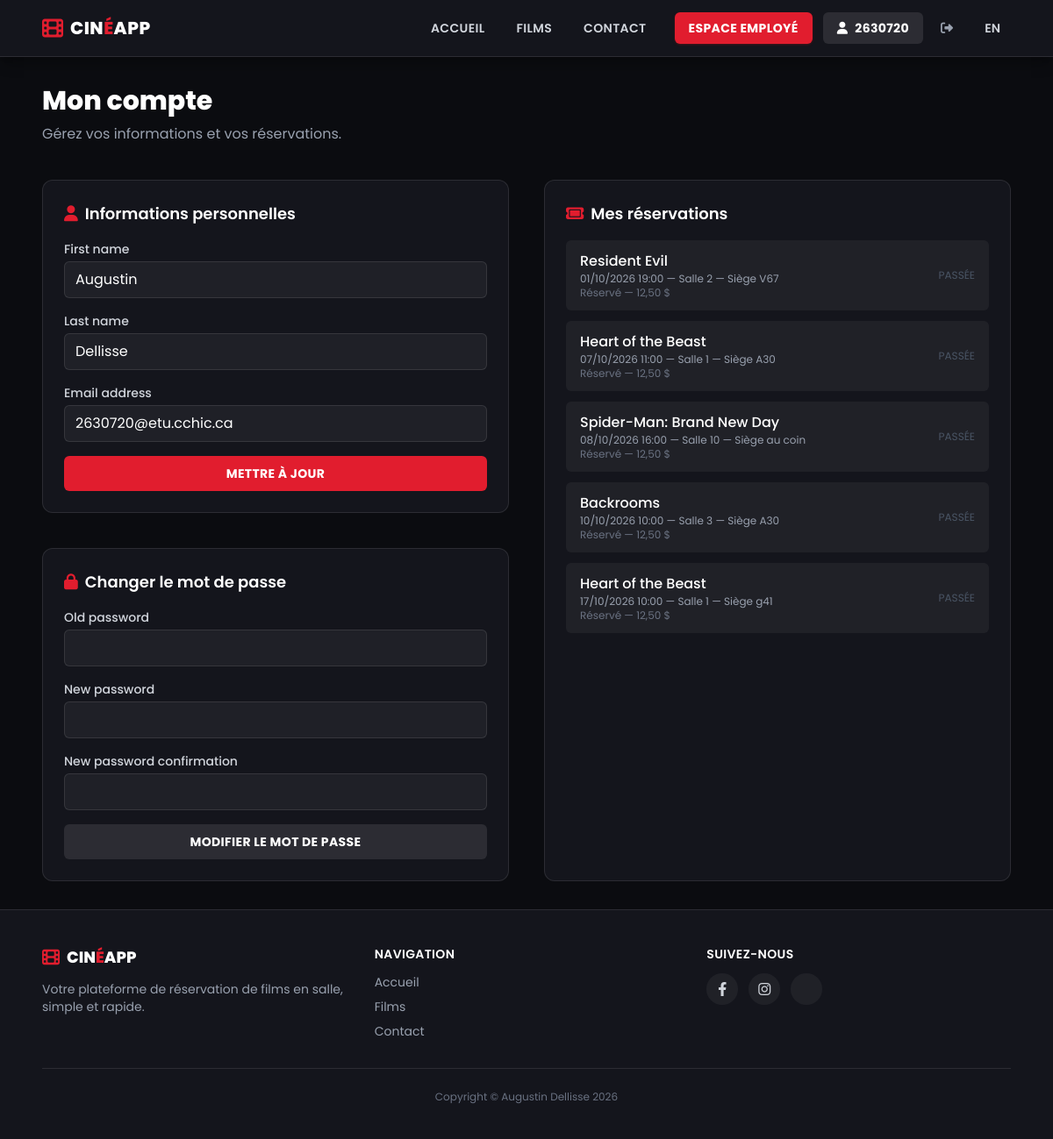
Before: /compte (signed in) with the older database file.
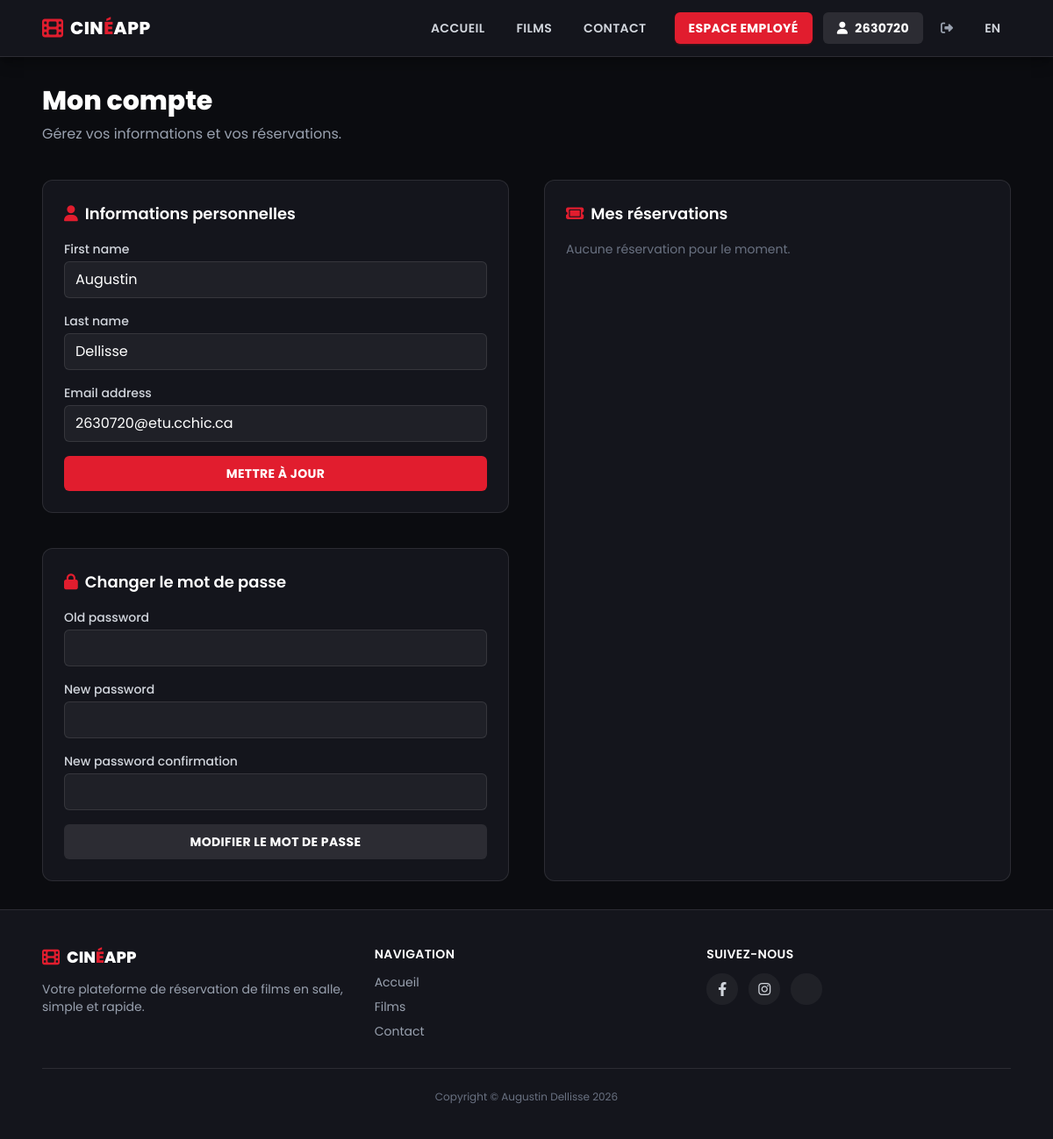
After: the same page with the newer database file.
### cinema_app/models.py (models this page shows, shortened)
class Ticket(models.Model):
    class Status(models.TextChoices):
        RESERVED = 'RE', 'Réservé'
        PAID = 'PA', 'Payé'
        CANCELLED = 'CA', 'Annulé'
    screening = models.ForeignKey(Screening, verbose_name="Projection", related_name='tickets', on_delete=models.CASCADE)
    price = models.DecimalField(max_digits=6, decimal_places=2, verbose_name="Prix")
    seat_number = models.CharField(max_length=10, verbose_name="Siège")
    person = models.ForeignKey(User, verbose_name="Acheteur", related_name='tickets', on_delete=models.CASCADE)
    status = models.CharField(max_length=2, choices=Status.choices, default=Status.RESERVED, verbose_name="Statut")
    class Meta:
        ordering = ('screening', 'seat_number',)
        verbose_name = "billet"
        verbose_name_plural = "billets"
        constraints = [
            models.UniqueConstraint(fields=['screening', 'seat_number'], name='unique_seat_per_screening')
        ]

class Screening(models.Model): # Careful to not overlap 2 screenings in same room at same time
    movie = models.ForeignKey(Movie, verbose_name="Film", related_name='screenings', on_delete=models.CASCADE)
    cinema_room = models.ForeignKey('CinemaRoom', verbose_name="Salle de cinéma", related_name='screenings', on_delete=models.CASCADE)
    screening_time = models.DateTimeField(verbose_name="Heure de projection")
    class Meta:
        ordering = ('screening_time', )
        verbose_name = "projection"
        verbose_name_plural = "projections"

class Movie(models.Model):
    title = models.CharField(max_length=100, verbose_name="Titre")
    description = models.TextField(verbose_name="Description")
    duration = models.PositiveIntegerField(verbose_name="Durée (minutes)")
    release_date = models.DateField(verbose_name="Date de sortie")
    movie_poster = models.ImageField(default="", upload_to='movie_posters/', verbose_name="Image")
    genre = models.ForeignKey(Genre, verbose_name="Genre", related_name='movies', blank=True, null=True, on_delete=models.SET_NULL)
    class Meta:
        ordering = ('title', )
        verbose_name = "film"
        verbose_name_plural = "films"

class CinemaRoom(models.Model):
    number = models.PositiveIntegerField(verbose_name="Numéro", unique=True)
    capacity = models.PositiveIntegerField(verbose_name="Capacité")
    class Meta:
        ordering = ('number', )
        verbose_name = "salle de cinéma"
        verbose_name_plural = "salles de cinéma"

### cinema_app/views.py (the view, shortened to what this page needs)
# urls.py: path('compte', views.AccountView.as_view(), name='account'),
class AccountView(LoginRequiredMixin, View):
    login_url = 'login'
    def get(self, request):
        return render(request, 'cinema_app/account.html', account_context(request))

### cinema_app/templates/cinema_app/account.html (shortened to what this page needs)
{% extends 'base.html' %}
{% load i18n %}
{% block content %}
<h2 class="text-3xl font-extrabold text-white mb-2">{% translate "Mon compte" %}</h2>
<p class="text-gray-400 mb-10">{% translate "Gérez vos informations et vos réservations." %}</p>
<div class="grid grid-cols-2 gap-10">
    <div class="space-y-10">
        <div class="bg-cinema-dark border border-white/10 rounded-xl p-6">
            <h3 class="text-white font-semibold text-lg mb-4">
                <i class="fa-solid fa-user text-cinema-red mr-2"></i>{% translate "Informations personnelles" %}
            </h3>
            <form method="post" action="{% url 'account' %}" class="space-y-4">
                <div>
                    <label class="block text-sm font-medium text-gray-300 mb-1">{{ form.first_name.label }}</label>
                    {{ form.first_name }}
                </div>
                <div>
                    <label class="block text-sm font-medium text-gray-300 mb-1">{{ form.last_name.label }}</label>
                    {{ form.last_name }}
                </div>
                <div>
                    <label class="block text-sm font-medium text-gray-300 mb-1">{{ form.email.label }}</label>
                    {{ form.email }}
                </div>
                <button type="submit"
                        class="w-full py-2.5 rounded-md bg-cinema-red text-white font-bold uppercase tracking-wide text-sm hover:bg-red-700 transition-colors">
                    {% translate "Mettre à jour" %}
                </button>
            </form>
        </div>
        <div id="password" class="bg-cinema-dark border border-white/10 rounded-xl p-6">
            <h3 class="text-white font-semibold text-lg mb-4">
                <i class="fa-solid fa-lock text-cinema-red mr-2"></i>{% translate "Changer le mot de passe" %}
            </h3>
            <form method="post" action="{% url 'change_password' %}" class="space-y-4">
                {% for field in password_form %}
                <div>
                    <label for="{{ field.id_for_label }}" class="block text-sm font-medium text-gray-300 mb-1">{{ field.label }}</label>
                    {{ field }}
                </div>
                {% endfor %}
                <button type="submit"
                        class="w-full py-2.5 rounded-md bg-white/10 text-white font-bold uppercase tracking-wide text-sm hover:bg-white/20 transition-colors">
                    {% translate "Modifier le mot de passe" %}
                </button>
            </form>
        </div>
    </div>
    <div class="bg-cinema-dark border border-white/10 rounded-xl p-6">
        <h3 class="text-white font-semibold text-lg mb-4">
            <i class="fa-solid fa-ticket text-cinema-red mr-2"></i>{% translate "Mes réservations" %}
        </h3>
        {% if tickets %}
        <div class="space-y-3">
            {% for ticket in tickets %}
            <div class="flex items-center justify-between bg-white/5 rounded-md px-4 py-3">
                <div>
                    <p class="text-white font-medium">{{ ticket.screening.movie.title }}</p>
                    <p class="text-gray-400 text-xs">
                        {{ ticket.screening.screening_time|date:"d/m/Y H:i" }} — {% translate "Salle" %} {{ ticket.screening.cinema_room.number }} — {% translate "Siège" %} {{ ticket.seat_number }}
                    </p>
                    <p class="text-gray-500 text-xs">{{ ticket.get_status_display }} — {{ ticket.price }} $</p>
                </div>
                {% if ticket.screening.screening_time > now %}
                <a href="{% url 'delete_reservation' ticket.id %}"
                   class="text-red-400 hover:text-red-300 text-sm">
                    <i class="fa-solid fa-trash"></i>
                </a>
                {% else %}
                <span class="text-gray-600 text-xs uppercase">{% translate "Passée" %}</span>
                {% endif %}
            </div>
            {% endfor %}
        </div>
        {% else %}
        <p class="text-gray-500 text-sm">{% translate "Aucune réservation pour le moment." %}</p>
        {% endif %}
    </div>
</div>
{% endblock %}

### templates/base.html (shortened to what this page needs)
{% load static i18n %}
{% get_current_language as LANGUAGE_CODE %}
<!DOCTYPE html>
<html lang="{{ LANGUAGE_CODE }}">
<head>
    <link rel="stylesheet" type="text/css" href="{% static 'css/stylesheet.css' %}" />
    <link rel="stylesheet" href="https://cdnjs.cloudflare.com/ajax/libs/font-awesome/6.4.0/css/all.min.css" />
    <script src="https://cdn.jsdelivr.net/npm/@tailwindcss/browser@4"></script>
</head>
<body class="bg-cinema-black text-gray-200 min-h-screen flex flex-col">
    <header class="bg-cinema-dark border-b border-white/10 shadow-lg shadow-black/30">
        <nav class="max-w-6xl mx-auto px-6">
            <div class="flex items-center justify-between h-16">
                <a href="{% url 'index' %}" class="flex items-center gap-2">
                    <i class="fa-solid fa-film text-cinema-red text-2xl"></i>
                    <span class="text-xl font-extrabold tracking-wide text-white">
                        CIN<span class="text-cinema-red">É</span>APP
                    </span>
                </a>
                <div class="flex items-center gap-1">
                    <a href="{% url 'index' %}"
                       class="px-4 py-2 rounded-md text-sm font-semibold uppercase tracking-wide text-gray-300 hover:text-white hover:bg-white/5 transition-colors">
                        {% translate "Accueil" %}
                    </a>
                    <a href="{% url 'movies' %}"
                       class="px-4 py-2 rounded-md text-sm font-semibold uppercase tracking-wide text-gray-300 hover:text-white hover:bg-white/5 transition-colors">
                        {% translate "Films" %}
                    </a>
                    <a href="{% url 'contact' %}"
                       class="px-4 py-2 rounded-md text-sm font-semibold uppercase tracking-wide text-gray-300 hover:text-white hover:bg-white/5 transition-colors">
                        {% translate "Contact" %}
                    </a>
                    {% if user.is_authenticated %}
                        {% if is_employee %}
                        <a href="{% url 'employee:dashboard' %}"
                           class="ml-3 px-4 py-2 rounded-md text-sm font-bold uppercase tracking-wide bg-cinema-red text-white hover:bg-red-700 transition-colors shadow shadow-red-900/40">
                            {% translate "Espace employé" %}
                        </a>
                        {% endif %}
                        <a href="{% url 'account' %}"
                           class="ml-2 px-4 py-2 rounded-md text-sm font-bold uppercase tracking-wide bg-white/10 text-white hover:bg-white/20 transition-colors flex items-center gap-2">
                            <i class="fa-solid fa-user"></i>{{ user.username }}
                        </a>
                        <form method="post" action="{% url 'logout' %}" class="ml-1">
                            <button type="submit" title="{% translate 'Déconnexion' %}"
                                    class="px-3 py-2 rounded-md text-sm font-semibold uppercase tracking-wide text-gray-400 hover:text-white hover:bg-white/5 transition-colors">
                                <i class="fa-solid fa-right-from-bracket"></i>
                            </button>
                        </form>
                    {% else %}
                        <a href="{% url 'login' %}"
                           class="ml-3 px-4 py-2 rounded-md text-sm font-bold uppercase tracking-wide bg-cinema-red text-white hover:bg-red-700 transition-colors shadow shadow-red-900/40">
                            {% translate "Connexion" %}
                        </a>
                    {% endif %}
                    <form action="{% url 'set_language' %}" method="post" class="ml-2">
                        {% if LANGUAGE_CODE == 'fr' %}
                        <button type="submit" name="language" value="en" title="English"
                                class="px-3 py-2 rounded-md text-sm font-semibold uppercase text-gray-300 hover:text-white hover:bg-white/5 transition-colors">
                            EN
                        </button>
                        {% else %}
                        <button type="submit" name="language" value="fr" title="Français"
                                class="px-3 py-2 rounded-md text-sm font-semibold uppercase text-gray-300 hover:text-white hover:bg-white/5 transition-colors">
                            FR
                        </button>
                        {% endif %}
                    </form>
                </div>
            </div>
        </nav>
    </header>
    <main class="flex-1">
        <div class="max-w-6xl mx-auto px-6 py-8">
            {% block content %}{% endblock %}
        </div>
    </main>
    <footer class="bg-cinema-dark border-t border-white/10 mt-auto">
        <div class="max-w-6xl mx-auto px-6 py-10">
            <div class="grid grid-cols-3 gap-8 mb-8">
                <div>
                    <div class="flex items-center gap-2 mb-3">
                        <i class="fa-solid fa-film text-cinema-red text-xl"></i>
                        <span class="text-lg font-extrabold text-white">CIN<span class="text-cinema-red">É</span>APP</span>
                    </div>
                    <p class="text-sm text-gray-400">
                        {% translate "Votre plateforme de réservation de films en salle, simple et rapide." %}
                    </p>
                </div>
                <div>
                    <h3 class="text-white font-semibold uppercase text-sm tracking-wide mb-3">{% translate "Navigation" %}</h3>
                    <ul class="space-y-2 text-sm">
                        <li><a href="{% url 'index' %}" class="text-gray-400 hover:text-cinema-red transition-colors">{% translate "Accueil" %}</a></li>
                        <li><a href="{% url 'movies' %}" class="text-gray-400 hover:text-cinema-red transition-colors">{% translate "Films" %}</a></li>
                        <li><a href="{% url 'contact' %}" class="text-gray-400 hover:text-cinema-red transition-colors">{% translate "Contact" %}</a></li>
                    </ul>
                </div>
                <div>
                    <h3 class="text-white font-semibold uppercase text-sm tracking-wide mb-3">{% translate "Suivez-nous" %}</h3>
                    <div class="flex gap-3">
                        <a href="#" class="w-9 h-9 flex items-center justify-center rounded-full bg-white/5 text-gray-300 hover:bg-cinema-red hover:text-white transition-colors">
                            <i class="fa-brands fa-facebook-f"></i>
                        </a>
                        <a href="#" class="w-9 h-9 flex items-center justify-center rounded-full bg-white/5 text-gray-300 hover:bg-cinema-red hover:text-white transition-colors">
                            <i class="fa-brands fa-instagram"></i>
                        </a>
                        <a href="#" class="w-9 h-9 flex items-center justify-center rounded-full bg-white/5 text-gray-300 hover:bg-cinema-red hover:text-white transition-colors">
                        </a>
                    </div>
                </div>
            </div>
            <div class="border-t border-white/10 pt-6 text-center">
                <p class="text-xs text-gray-500">
                    Copyright &copy; Augustin Dellisse {{ current_year }}
                </p>
            </div>
        </div>
    </footer>
</body>
</html>

Changed rows visible on the page:
removed Ticket: screening.movie "Resident Evil", screening.screening_time "01/10/2026 19:00", screening.cinema_room.number "2", seat_number "V67", status "Réservé", price "12,50"
removed Ticket: screening.movie "Heart of the Beast", screening.screening_time "07/10/2026 11:00", screening.cinema_room.number "1", seat_number "A30", status "Réservé", price "12,50"
removed Ticket: screening.movie "Spider-Man: Brand New Day", screening.screening_time "08/10/2026 16:00", screening.cinema_room.number "10", seat_number "au coin", status "Réservé", price "12,50"
removed Ticket: screening.movie "Backrooms", screening.screening_time "10/10/2026 10:00", screening.cinema_room.number "3", seat_number "A30", status "Réservé", price "12,50"
removed Ticket: screening.movie "Heart of the Beast", screening.screening_time "17/10/2026 10:00", screening.cinema_room.number "1", seat_number "g41", status "Réservé", price "12,50"
Other visible differences:
text now shown: "Aucune réservation pour le moment."
